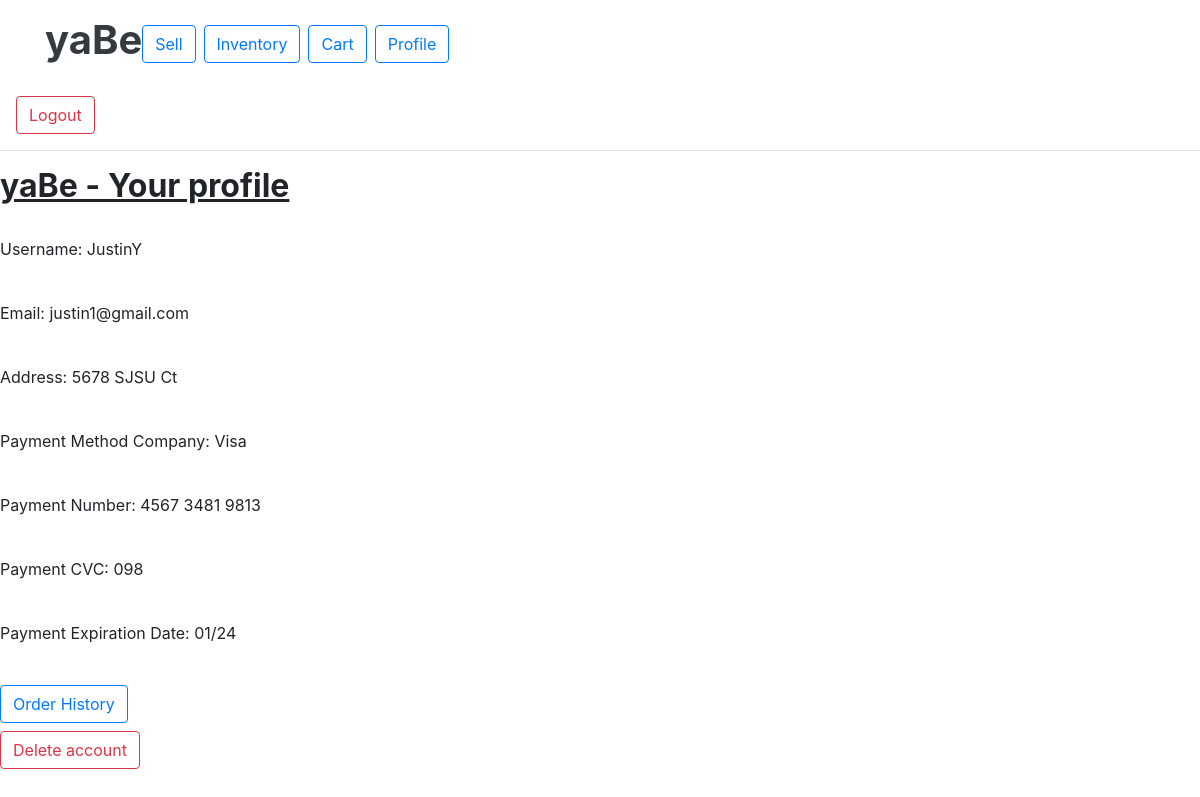
/view_profile (signed in), run on the app's committed database.
### app/models.py (models this page shows, shortened)
class User(UserMixin, db.Model):
 id = db.Column(db.Integer, primary_key = True)
 username = db.Column(db.String(16))
 email = db.Column(db.String(64))
 password_hash = db.Column(db.String(128))
 address = db.Column(db.String(128))
 payment_method_company = db.Column(db.String(10))
 payment_method_number = db.Column(db.Integer)
 payment_method_cvc = db.Column(db.Integer)
 payment_method_expdate = db.Column(db.Integer)
 review_total_score = db.Column(db.Integer)
 review_total = db.Column(db.Integer)
 items = db.relationship('Item')
 orders = db.relationship('Order')

### app/routes.py (the view)
@appObj.route('/view_profile', methods = ['GET', 'POST'])
@login_required
def view_profile():
 user = current_user
 return render_template('user_profiles.html', user = user)

### app/models.py (called while the page is built)
@login.user_loader
def load_user(id):
 return User.query.get(int(id))

### app/templates/user_profiles.html (shortened to what this page needs)
<!doctype html>
<html lang="en">
  <head>
    <link rel="stylesheet" href="https://cdn.jsdelivr.net/npm/bootstrap@4.3.1/dist/css/bootstrap.min.css">
    <body>
    <body>
<main>
  <header class="p-3 mb-3 border-bottom">
    <div class="container">
     <div class="d-flex flex-wrap align-items-center justify-content-center justify-content-lg-start" </div>
        <a href="/home" class="d-flex align-items-center mb-2 mb-lg-0 text-dark text-decoration-none">
         <h1> <b> yaBe </b> </h1>
        </a>
        <ul class="nav col-12 col-lg-auto me-lg-auto mb-2 justify-content-center mb-md-0">
         <li> <a class="btn btn-outline-primary mr-2" href="sell_item" role="button">Sell</a> </li>
         <li> <a class="btn btn-outline-primary mr-2" href="see_all_items" role="button">Inventory</a> </li>
         <li> <a class="btn btn-outline-primary mr-2" href="cart" role="button">Cart</a></li>
         <li> <a class="btn btn-outline-primary" href="view_profile" role="button"> Profile </a></li>
        </ul>
       </div>
     </div>
  <br>
  <div class="d-flex flex-wrap align-items-center justify-content-center justify-content-lg-start" </div>
   <a class="btn btn-outline-danger mr-2" href="{{url_for('logout')}}" role="button"> Logout </a>
  </header>
    <h2><u><b> yaBe - Your profile</u></b> </h2>
    <br>
    <p> Username: {{user.username}} </p> <br>
    <p> Email: {{user.email}} </p>  <br>
    <p> Address: {{user.address}} </p> <br>
    <p> Payment Method Company: {{user.payment_method_company}} </p> <br>
    <p> Payment Number: {{user.payment_method_number}} </p> <br>
    <p> Payment CVC: {{user.payment_method_cvc}} </p> <br>
    <p> Payment Expiration Date: {{user.payment_method_expdate}} </p> <br>
    <a class="btn btn-outline-primary mb-2" href="checkout" role="button"> Order History </a>
    <br>
    <a class="btn btn-outline-danger" href="deleteUser" role="button"> Delete account </a>
</main>
  </body>
</html>

### data on the page
User: username "JustinY", email "justin1@gmail.com", address "5678 SJSU Ct", payment_method_company "Visa", payment_method_number "4567 3481 9813", payment_method_cvc "098", payment_method_expdate "01/24"
